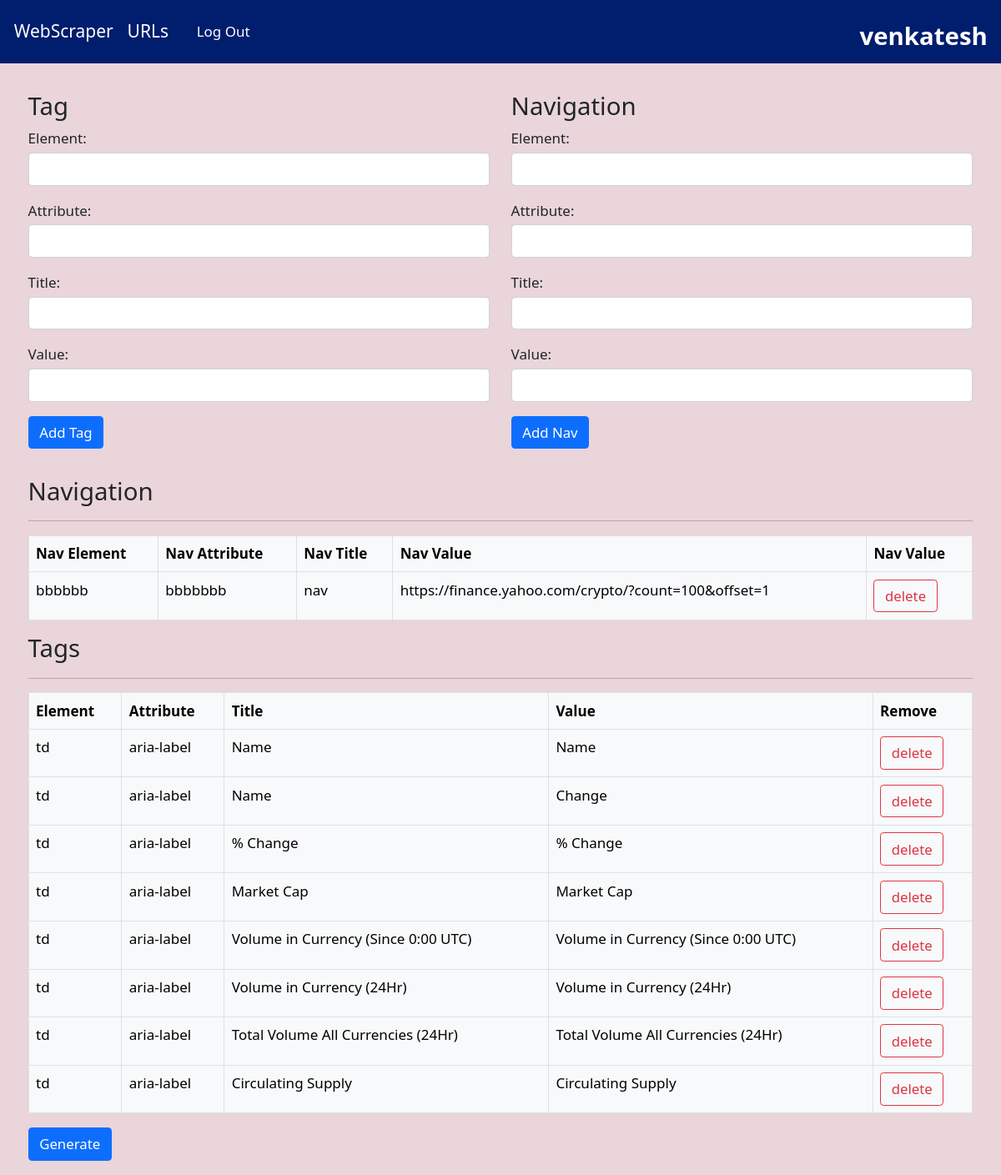
Page /tags.html/15/ (signed in) on the committed database.
### web_scrapper/models.py (models this page shows)
class NavURLS(models.Model):
    user = models.ForeignKey(URLS, related_name="navurls", on_delete=models.CASCADE, null=True)
    navelement = models.CharField(max_length=255)
    navattribute = models.CharField(max_length=255)
    navtitle = models.CharField(max_length=255)
    navvalue = models.CharField(max_length=255555)

class Tag(models.Model):
    user = models.ForeignKey(URLS, related_name="tags", on_delete=models.CASCADE, null=True)
    element = models.CharField(max_length=255)
    attribute = models.CharField(max_length=255)
    title = models.CharField(max_length=255)
    value = models.CharField(max_length=255)

### web_scrapper/views.py (the view)
# urls.py: path('tags.html', views.tag, name='tag'),
def tag(request, pk):
    url = get_object_or_404(URLS, pk=pk, user=request.user)
    if request.method == 'POST':
        tagform = TagForm(request.POST)
        form = NavURLForm(request.POST)
        if tagform.is_valid():
            title = tagform.cleaned_data['title']
            element = tagform.cleaned_data['element']
            attribute = tagform.cleaned_data['attribute']
            value = tagform.cleaned_data['value']
            existing_tag = Tag.objects.filter(
                user=url, title=title, element=element, attribute=attribute, value=value).first()
            if not existing_tag:
                new_tag = Tag(user=url, title=title, element=element,
                              attribute=attribute, value=value)
                new_tag.save()
        taglis = Tag.objects.filter(user=url)
        if form.is_valid():
            navurl = NavURLS()
            navurl.user = url
            navurl.navelement = form.cleaned_data['navelement']
            navurl.navattribute = form.cleaned_data['navattribute']
            navurl.navtitle = form.cleaned_data['navtitle']
            navurl.navvalue = form.cleaned_data['navvalue']
            navurl.save()
        navurllis = NavURLS.objects.filter(user=url)
        return render(request, 'tags.html', {'form': form, 'taglis': taglis, 'navurls': navurllis, 'pk':pk})
    else:
        form = NavURLForm()
        navurllis = NavURLS.objects.filter(user=url)
        taglis = Tag.objects.filter(user=url)
        return render(request, 'tags.html', {'form': form, 'taglis': taglis, 'navurls': navurllis, 'pk':pk})

### web_scrapper/form.py
class NavURLForm(forms.Form):
    navtitle = forms.CharField(max_length=100, label="Title")
    navelement = forms.CharField(max_length=100, label="Element")
    navattribute = forms.CharField(max_length=100, label="Attribute")
    navvalue = forms.CharField(max_length=10000, label="Value")

### templates/tags.html (shortened to what this page needs)
{% extends "base2.html" %}
{% block content %}
{% load static %}
{% load bootstrap4 %}
<div class="m-3" >
<div class="row pt-3 ms-1 me-1">
  <div class="col">
  <form method="post" class="col"  action="{% url 'pktag' pk %}">
    <h3>Tag</h3>
      <label for="element" class="mb-1">Element:</label>
      <input type="text" name="element" id="element" class="form-control mb-3">
      <label for="attribute" class="mb-1">Attribute:</label>
      <input type="text" name="attribute" id="attribute" class="form-control mb-3">
      <label for="title" class="mb-1">Title:</label>
      <input type="text" name="title" id="title" class="form-control mb-3">
      <label for="value" class="mb-1">Value:</label>
      <input type="text" name="value" id="value" class="form-control mb-3">
      <button type="submit" class="btn btn-primary">Add Tag</button>
  </form>
</div>
<div class="col">
  <form method="post" class="col" id="nav-form" onsubmit="submitForm(event)" action="{% url 'pktag' pk %}">
    <h3>Navigation</h3>
      <label for="navelement" class="mb-1">Element:</label>
      <input type="text" name="navelement" id="navelement" class="form-control mb-3">
      <label for="navattribute" class="mb-1">Attribute:</label>
      <input type="text" name="navattribute" id="navattribute" class="form-control mb-3">
      <label for="navtitle" class="mb-1">Title:</label>
      <input type="text" name="navtitle" id="navtitle" class="form-control mb-3">
      <label for="navvalue" class="mb-1">Value:</label>
      <input type="text" name="navvalue" id="navvalue" class="form-control mb-3">
    <button type="submit" class="btn btn-primary" onclick="hideForm(); return false;">Add Nav</button>
  </form>
</div>
</div>
<div class="pt-3">
<div id="tags_table" class="m-3">
  <h3>Navigation</h3><hr>
<table  class="table table-bordered table-light table-hover mt-3">
  <thead>
    <tr>
      <th>Nav Element</th>
      <th>Nav Attribute</th>
      <th>Nav Title</th>
      <th>Nav Value</th>
      <th>Nav Value</th>
    </tr>
  </thead>
  <tbody>
    {% for navurl in navurls %}
      <tr>
        <td>{{ navurl.navelement }}</td>
        <td>{{ navurl.navattribute }}</td>
        <td>{{ navurl.navtitle }}</td>
        <td>{{ navurl.navvalue }}</td>
        <td>
          <form action="{% url 'delete_navurl' navurl.id %}" method="POST" class="d-inline">
          <input type="submit" value="delete" class="btn btn-outline-danger">
          </form>
        </td>
      </tr>
      {% endfor %}
  </tbody>
</table>
</div>
<div id="tags_table" class="m-3">
  <h3>Tags</h3><hr>
    <table  class="table table-bordered table-light table-hover">
        <thead>
          <tr>
            <th>Element</th>
            <th>Attribute</th>
            <th>Title</th>
            <th>Value</th>
            <th>Remove</th>
          </tr>
        </thead>
        <tbody>
          {% for tag in taglis %}
          <tr>
            <td>{{ tag.element }}</td>
            <td>{{ tag.attribute }}</td>
            <td>{{ tag.title }}</td>
            <td>{{ tag.value }}</td>
            <td>
              <form action="{% url 'delete_tag' tag.id %}" method="POST" class="d-inline">
              <input type="submit" value="delete" class="btn btn-outline-danger">
              </form>
            </td>
          </tr>
          {% endfor %}
        </tbody>
      </table>
      <div>
        <form method="post" action="{% url 'pkresult' pk %}">
          <input type="submit" value="Generate" class="btn btn-primary" >
        </form>
      </div>
</div>
</div>
</div>
{% endblock %}

### templates/base2.html (shortened to what this page needs)
{% load static %}
<!DOCTYPE html>
<html lang="en">
{% load static %}
<head>
  <link href="https://cdn.jsdelivr.net/npm/bootstrap@5.0.2/dist/css/bootstrap.min.css" rel="stylesheet"
 />
  <link rel="stylesheet" href="{% static 'css/base.css' %}" />
</head>
<body>
  <nav class="navbar navbar-dark p-3">
    <nav class="nav">
      <a class="navbar-brand text-white" href="home.html">WebScraper</a>
      <a class="navbar-brand text-white" href="home.html">URLs</a>
      {% if user.is_authenticated %}
      <a class="nav-link text-white" href="signup.html" data-bs-toggle="tooltip" data-bs-placement="right"
        title="Log Out">Log
        Out</a>
      {% endif %}
      <div class="fs-5 m-1 fw-bold fs-3 " style="color: white; position: absolute; right: 0; padding-right: 1%;">
        {{user.username}}
      </div>
    </nav>
  </nav>
  {% block content %} {% endblock %}
</body>
</html>

### static/css/base.css (style rules this page uses)
body, html { margin: 0; padding: 0; width: 100%; font-size: calc(0.3rem + 1vw); background-color: #e9d5da; }
.nav { font-size: calc(0.3rem + 1vw); }
.navbar { background-color: #001d6e; }

### rows in the picture
NavURLS: navelement "bbbbbb", navattribute "bbbbbbb", navtitle "nav", navvalue "https://finance.yahoo.com/crypto/?count=100&offset=1"
Tag: element "td", attribute "aria-label", title "Name", value "Name"
Tag: element "td", attribute "aria-label", title "Name", value "Change"
Tag: element "td", attribute "aria-label", title "% Change", value "% Change"
Tag: element "td", attribute "aria-label", title "Market Cap", value "Market Cap"
Tag: element "td", attribute "aria-label", title "Volume in Currency (Since 0:00 UTC)", value "Volume in Currency (Since 0:00 UTC)"
Tag: element "td", attribute "aria-label", title "Volume in Currency (24Hr)", value "Volume in Currency (24Hr)"
Tag: element "td", attribute "aria-label", title "Total Volume All Currencies (24Hr)", value "Total Volume All Currencies (24Hr)"
Tag: element "td", attribute "aria-label", title "Circulating Supply", value "Circulating Supply"

### other values in the picture
{{ user.username }} "venkatesh"
